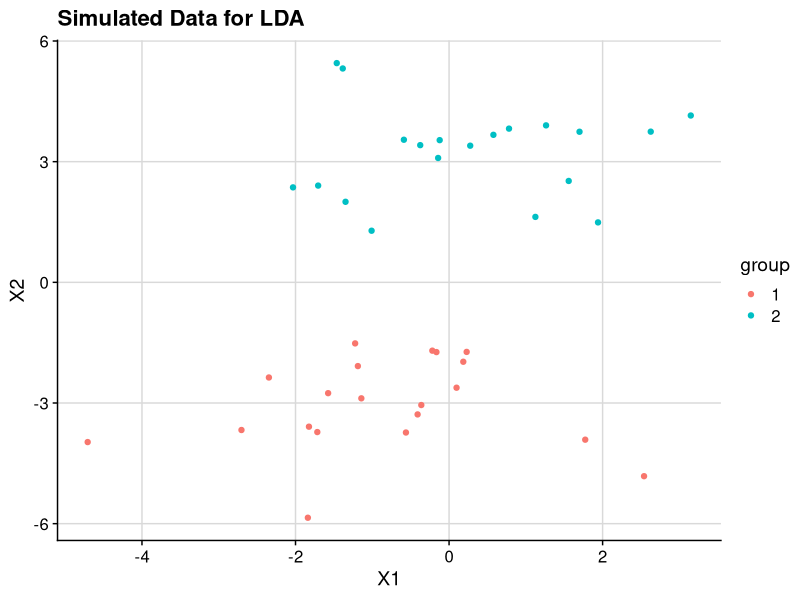
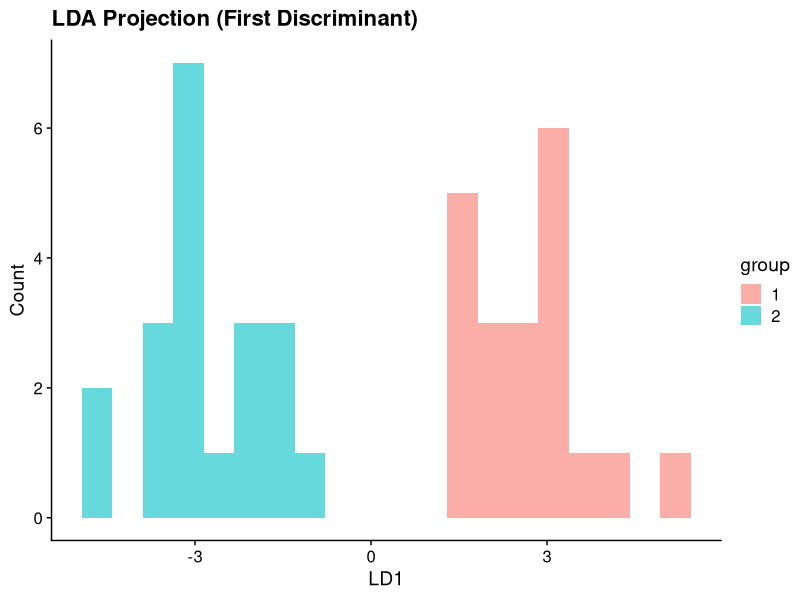
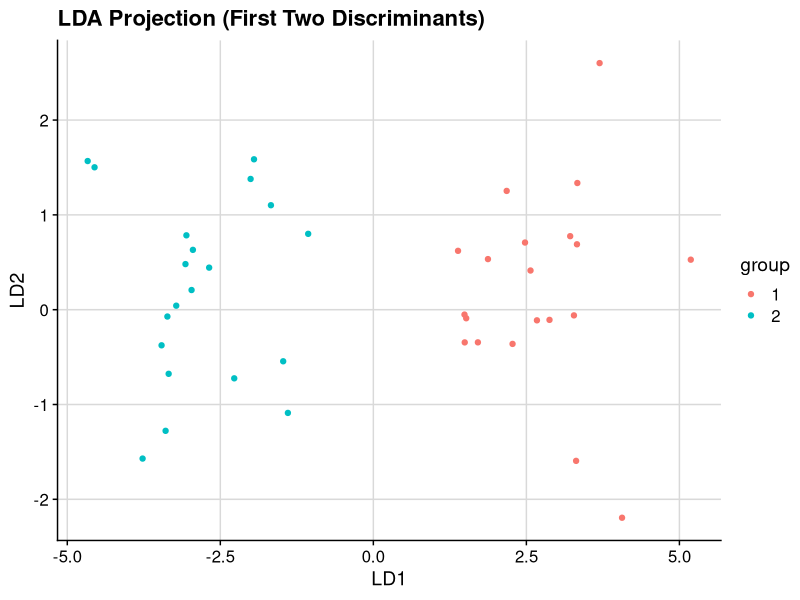
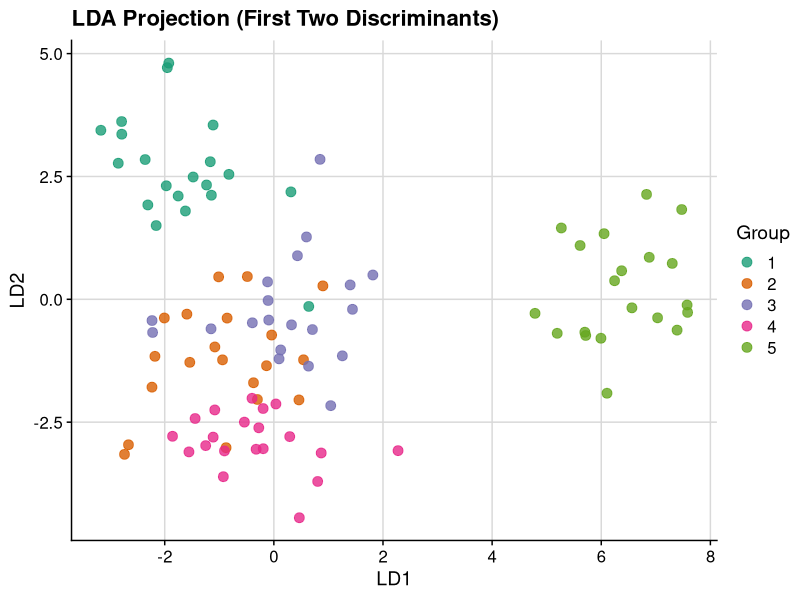
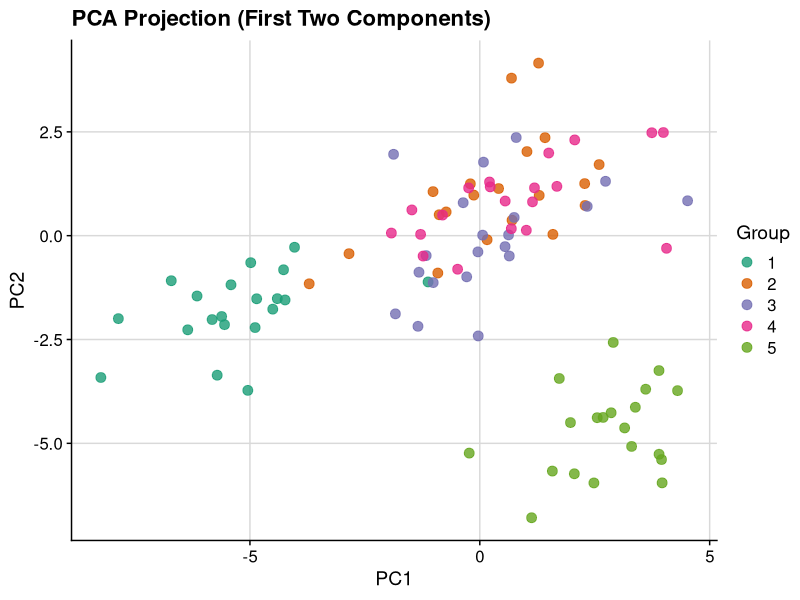

The R script that drew these images, in order:
## ---- chunk 1
#| label: simulate-lda
set.seed(2025)
library(ggplot2); library(cowplot)

# Simulate two groups, p=2
n <- 20
Sigma <- matrix(c(3,0,0,1), 2, 2)
means <- list(c(-0.5,-3), c(0.5, 3))
dat <- do.call(rbind, lapply(1:2, function(i){
  data.frame(group = factor(i),
             MASS::mvrnorm(n, mu = means[[i]], Sigma = Sigma))
}))
colnames(dat)[-1] <- c("X1","X2")
ggplot(dat, aes(x = X1, y = X2, color = group)) +
  geom_point() +
  theme_cowplot() +
  background_grid(major = "xy") +
  labs(title = "Simulated Data for LDA", x = "X1", y = "X2")
## ---- chunk 2
X  <- as.matrix(dat[,2:3])
g  <- length(unique(dat$group))
n_i <- table(dat$group)
bar_overall <- colMeans(X)
bar_group <- dat |>
  dplyr::group_by(group) |>
  dplyr::summarise(
    dplyr::across(starts_with("X"), mean),
    .groups = 'drop'
  ) |>
  dplyr::select(-group) |>
  as.matrix()
# `Reduce` is used to sum over the groups.
# The inner `lapply` call creates a list of matrices for each group, and then `Reduce` sums them up (which is what the `+` operator does).
B <- Reduce(`+`, lapply(1:g, function(i){
  n_i[i] * (bar_group[i,] - bar_overall) %*% t(bar_group[i,] - bar_overall)
}))
W <- Reduce(`+`, lapply(1:g, function(i){
  Xi <- X[dat$group==i,]
  cov(Xi) * (n_i[i]-1)
}))
## ---- chunk 3
#| results: asis
# Eigen decomposition
eig_obj <- eigen(solve(W) %*% B)
eig_mat <- eig_obj$vectors |> Re()
S_pooled <- W / (sum(n_i) - g)
sd_vec <- diag(t(eig_mat) %*% S_pooled %*% eig_mat) |> sqrt()
eig_mat <- eig_mat %*% diag(1/sd_vec)
eig_mat |>
  signif(2) |>
  knitr::kable(
    col.names = c("LD1", "LD2"),
    caption = "Scaled eigenvectors of $W^{-1}B$ (Loading Vectors)"
  )
## ---- chunk 4
dat$LD1 <- as.numeric(as.matrix(X) %*% eig_mat[,1])

# Plot LD1 histogram
ggplot(dat, aes(x = LD1, fill = group)) +
  geom_histogram(alpha = 0.6, position = "identity", bins = 20) +
  theme_cowplot() +
  labs(title = "LDA Projection (First Discriminant)", x = "LD1", y = "Count")
## ---- chunk 5
#| results: asis
eig_obj <- eigen(cov(X))
eig_obj$vectors[, 1:2] |> 
  signif(2) |> 
  knitr::kable(
    col.names = c("PC1", "PC2"),
    caption = "Eigenvectors of $X'X$ (Principal Components)"
  )
## ---- chunk 6
dat$LD2 <- as.numeric(as.matrix(X) %*% eig_mat[,2])
ggplot(dat, aes(x = LD1, y = LD2, color = group)) +
  geom_point() +
  theme_cowplot() +
  background_grid(major = "xy") +
  labs(title = "LDA Projection (First Two Discriminants)", x = "LD1", y = "LD2")
## ---- chunk 7
#| results: asis
MASS::lda(group ~ ., data = dat[, 1:3])$scaling |> signif(2) |>
  knitr::kable(
    col.names = c("LD1", "LD2"),
    caption = "Loading Vectors from `MASS::lda`"
  )
## ---- chunk 8
#| label: simulate-lda-10var-5grp
set.seed(2025)
library(ggplot2); library(cowplot)

# Simulate five groups, p = 10
n <- 20       # observations per group
p <- 10       # number of variables

# Common covariance: diagonal matrix with variance 3 on X1, and 1 on X2–X10
Sigma <- diag(c(3, rep(1, p - 1)))

# Define group means so that they differ along the first five dimensions
means <- lapply(1:5, function(i) {
  mu <- rep(0, p)
  mu[i] <- 3 * (i - 3)    # shifts: −6, −3, 0, 3, 6 on dimension i
  mu
})

# Simulate the data
dat <- do.call(rbind, lapply(1:5, function(i) {
  data.frame(
    group = factor(i),
    MASS::mvrnorm(n, mu = means[[i]], Sigma = Sigma)
  )
}))

# Name the columns X1…X10
colnames(dat)[-1] <- paste0("X", seq_len(p))

# Peek at the first few rows
head(dat)
## ---- chunk 9
# Compute B and W
X  <- as.matrix(dat[, -1])
g  <- length(unique(dat$group))
n_i <- table(dat$group)
bar_overall <- colMeans(X)
bar_group <- dat |>
  dplyr::group_by(group) |>
  dplyr::summarise(
    # dplyr::across(starts_with("X"), mean),
    dplyr::across(everything(), mean),
    .groups = 'drop'
  ) |>
  dplyr::select(-group) |>
  as.matrix()
# `Reduce` is used to sum over the groups.
# The inner `lapply` call creates a list of matrices for each group, and then `Reduce` sums them up (which is what the `+` operator does).
B <- Reduce(`+`, lapply(1:g, function(i){
  n_i[i] * (bar_group[i,] - bar_overall) %*% t(bar_group[i,] - bar_overall)
}))
W <- Reduce(`+`, lapply(1:g, function(i){
  Xi <- X[dat$group==i,]
  cov(Xi) * (n_i[i]-1)
}))
## ---- chunk 10
#| results: asis
# Eigen decomposition
eig_obj <- eigen(solve(W) %*% B)
eig_mat <- eig_obj$vectors |> Re()
S_pooled <- W / (sum(n_i) - g)
sd_vec <- diag(t(eig_mat) %*% S_pooled %*% eig_mat) |> sqrt()
eig_mat <- eig_mat %*% diag(1/sd_vec)
eig_mat <- eig_mat[, 1:2]

display_tbl <- data.frame(
  "Variable" = paste0("V", seq_len(nrow(eig_mat))),
  "LD1" = eig_mat[, 1] |> signif(2),
  "LD2" = eig_mat[, 2] |> signif(2)
)
display_tbl |>
  knitr::kable(
  col.names = c("Variable", "LD1", "LD2"),
  caption = "Scaled Eigenvectors of $W^{-1}B$ (Loading Vectors)"
)
## ---- chunk 11
dat$LD1 <- as.numeric(as.matrix(X) %*% eig_mat[,1])
dat$LD2 <- as.numeric(as.matrix(X) %*% eig_mat[,2])
col_vec <- c(
  "#1b9e77",
  "#d95f02",
  "#7570b3",
  "#e7298a",
  "#66a61e"
) |>
  toupper()
ggplot(dat, aes(x = LD1, y = LD2, color = group)) +
  geom_point(size =  3, alpha = 0.8) +
  theme_cowplot() +
  background_grid(major = "xy") +
  labs(title = "LDA Projection (First Two Discriminants)", x = "LD1", y = "LD2") +
  scale_colour_manual(
    values = col_vec,
    name = "Group"
  )
## ---- chunk 12
eig_obj <- eigen(cov(X))
eig_obj_mat <- eig_obj$vectors[, 1:2] |>
  Re()
score_mat <- as.matrix(X) %*% eig_obj_mat
dat$PC1 <- score_mat[, 1]
dat$PC2 <- score_mat[, 2]
ggplot(dat, aes(x = PC1, y = PC2, color = group)) +
  geom_point(size =  3, alpha = 0.8) +
  theme_cowplot() +
  background_grid(major = "xy") +
  labs(title = "PCA Projection (First Two Components)", x = "PC1", y = "PC2") +
  scale_colour_manual(
    values = col_vec,
    name = "Group"
  )
## ---- chunk 13
#| results: asis
MASS::lda(group ~ ., data = dat[, 1:11])$scaling[, 1:2] |>
  signif(2) |>
  knitr::kable(
    col.names = c("LD1", "LD2"),
    caption = "Loading Vectors from `MASS::lda`"
  )
